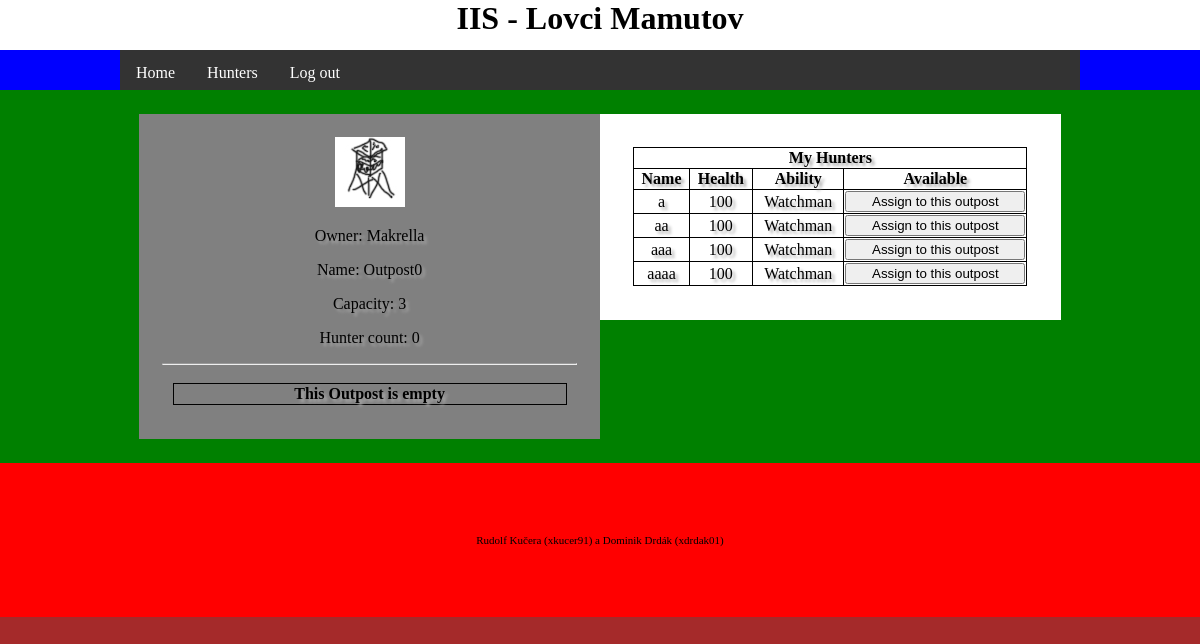
Page /iis/outpost/detail/4 (signed in) on the committed database.
### tables this page shows
CREATE TABLE `outpost` (
  `id` int(11) NOT NULL,
  `outpost` varchar(255) NOT NULL,
  `user` int(11) NOT NULL,
  `capacity` int(11) NOT NULL,
  `hunterCount` int(11) NOT NULL
);

CREATE TABLE `user` (
  `id` int(11) NOT NULL,
  `name` varchar(255) NOT NULL,
  `password` varchar(255) NOT NULL,
  `level` int(11) NOT NULL
);

CREATE TABLE `hunter` (
  `id` int(11) NOT NULL,
  `user` int(11) NOT NULL,
  `name` varchar(255) NOT NULL,
  `health` int(11) NOT NULL,
  `ability` int(11) NOT NULL,
  `available` int(11) NOT NULL
);

CREATE TABLE `ability` (
  `id` int(11) NOT NULL,
  `name` varchar(255) NOT NULL
);

### index.php (called while the page is built, shortened)
<?php
$router = new RouterController();
$router->handle(array($_SERVER['REQUEST_URI']));
$router->writeView();

### model/Db.php (called while the page is built, shortened)
<?php
class Db {
    private static $connection;
    private static $settings = array(
		PDO::ATTR_ERRMODE => PDO::ERRMODE_EXCEPTION,
		PDO::MYSQL_ATTR_INIT_COMMAND => "SET NAMES utf8",
		PDO::ATTR_EMULATE_PREPARES => false,
	);
    public static function connect($host, $user, $password, $database) {
		if (!isset(self::$connection)) {
			self::$connection = @new PDO(
				"mysql:host=$host;dbname=$database",
				$user,
				$password,
				self::$settings
			);
		}
	}
    public static function queryOne($query, $parameters = array()) {
		$result = self::$connection->prepare($query);
		$result->execute($parameters);
		return $result->fetch();
	}
    public static function queryAll($query, $parameters = array()) {
		$result = self::$connection->prepare($query);
		$result->execute($parameters);
		return $result->fetchAll();
	}
    public static function querySingle($query, $parameters = array()) {
		$result = self::queryOne($query, $parameters);
		return $result[0];
	}
}

### model/user.php (called while the page is built, shortened)
<?php
class User {
	private $id;
	private $name;
	public function __construct ($name) {
		$user = Db::queryOne('SELECT * FROM user WHERE name = ?',[$name]);
		if (empty($user)) {
			$this->name = $name;
			$this->level = 1;
		} else {
			$this->id = $user['id'];
			$this->name = $user['name'];
		}
	}
	public function setId() {
		$this->id = Db::querySingle('SELECT id FROM user WHERE name = ?', [$this->name]);
	}
	public function getMyHunters() {
		return Db::queryAll('SELECT * FROM hunter WHERE user = ?', [$this->id]);
	}
	public static function getUserNameById($id) {
		return Db::querySingle('SELECT name FROM user WHERE id = ?', [$id]);
	}
}

### controller/OutpostController.php (called while the page is built, shortened)
<?php
class OutpostController extends Controller
{
    public function handle($parameters)
    {
        if (isLoggedIn()) {
            $user = new User($_SESSION['user']);
            $user->setId();
            if (isset($parameters[0])) {
                if ($parameters[0] == 'detail') {
                    $outpost = Outpost::getOutpostById($parameters[1]);
                    $this->data['myHunters'] = $user->getMyHunters();
                }
            }
        }
    }
}

### controller/RouterController.php (called while the page is built, shortened)
<?php
class RouterController extends Controller
{
	protected $controller;
	private function dashToCamelCase($text)
	{
		$word = str_replace('-', ' ', $text);
		$word = ucwords($word);
		$word = str_replace(' ', '', $word);
		return $word;
	}
	private function parseURL($url)
	{
        $parsedURL = parse_url($url);
		$parsedURL["path"] = ltrim($parsedURL["path"], "/");
		$parsedURL["path"] = trim($parsedURL["path"]);
		$splitPath = explode("/", $parsedURL["path"]);
		return $splitPath;
	}
    public function handle($parameters)
    {
		$parsedURL = $this->parseURL($parameters[0]);
		$iis = array_shift($parsedURL);
		$controllerClass = $this->dashToCamelCase(array_shift($parsedURL)) . 'Controller';
		if (file_exists('controller/' . $controllerClass . '.php'))
			$this->controller = new $controllerClass;
		else
			$this->redirect('iis/error');
        $this->controller->handle($parsedURL);
    }
}

### model/outpost.php (called while the page is built, shortened)
<?php
class Outpost {
	public static function getOutpostById($id) {
		return Db::queryOne('SELECT * FROM outpost WHERE id = ?', [$id]);
	}
}

### model/ability.php (called while the page is built, shortened)
<?php
class Ability {
	public static function getAbilityName($id) {
		return Db::querySingle('SELECT name FROM ability WHERE id = ?', [$id]);
	}
}

### view/outpost.phtml (the view, shortened to what this page needs)
<div class="left">
	<img src="iis/img/outpost.jpg">
	<p>Owner: <?= User::getUserNameById($outpost['user']); ?></p>
	<p>Name: <?= $outpost['outpost']; ?></p>
	<p>Capacity:  <?= $outpost['capacity']; ?></p>
	<p>Hunter count:  <?= $outpost['hunterCount']; ?></p>
	<hr>
	<?php if (!empty($outpostHunters)) : ?>
		<table id="availableHunters">
			<tr>
				<th colspan="4">
					Hunters at this outpost
				</th>
			</tr>
			<tr>
				<th>Name</th>
				<th>Health</th>
				<th>Ability</th>
				<th>Available</th>
			</tr>
			<?php foreach ($outpostHunters as $hunter):?>
				<tr>
					<td><?= $hunter['name'] ?></td>
					<td><?= $hunter['health'] ?></td>
					<td><?= Ability::getAbilityName($hunter['ability']) ?></td>
					<td>
					<form method="POST">
							<input type="hidden" name="removeHunter" value="<?= $hunter['id'] ?>">
							<input type="submit" value="Remove from this outpost"/>
						</form>
					</td>
				</tr>
			<?php endforeach; ?>
		</table>
	<?php else : ?>
		<table id="availableHunters">
			<tr><th>This Outpost is empty</th></tr>
		</table>
	<?php endif; ?>
</div>
<div class="right">
	<table id="availableHunters">
		<tr>
			<th colspan="4">
				My Hunters
			</th>
		</tr>
		<tr>
			<th>Name</th>
			<th>Health</th>
			<th>Ability</th>
			<th>Available</th>
		</tr>
		<?php foreach ($myHunters as $hunter):?>
			<tr>
				<td><?= $hunter['name'] ?></td>
				<td><?= $hunter['health'] ?></td>
				<td><?= Ability::getAbilityName($hunter['ability']) ?></td>
				<td>
					<?php if ($hunter['available'] == 1) : ?>
						<form method="POST">
							<input type="submit" value="Assign to this outpost"/>
						</form>
					<?php else : ?>
						Unavailable
					<?php endif; ?>
				</td>
			</tr>
		<?php endforeach; ?>
	</table>
</div>

### css/style.css (style rules this page uses)
html { height: 100%; width: 100%; margin: 0; padding: 0; }
body { background-color: brown; width: 100%; margin: 0; padding: 0; min-height: 100%; float: left; }

### css/start.css (style rules this page uses)
.left { float: left; width: 45%; padding: 2.5%; background-color: gray; }
.right { float: right; width: 45%; padding: 2.5%; background-color: white; }
.left, .right { text-align: center; }
.left input, .right input { margin: auto; content:''; display: block; width: 50%; }

### css/outpost.css (style rules this page uses)
#availableHunters, #availableHunters td, #availableHunters th { border-collapse: collapse; border: 1px solid black; }
#availableHunters { width: 95%; margin: 2.5%; text-align: center; float: left; }
#availableHunters input { width: 180px; }
#availableHunters td:nth-child(4) { width: 180px; }

### rows in the picture
outpost: user.name "Makrella", outpost "Outpost0", capacity "3", hunterCount "0"
hunter: name "a", health "100", ability.name "Watchman"
hunter: name "aa", health "100", ability.name "Watchman"
hunter: name "aaa", health "100", ability.name "Watchman"
hunter: name "aaaa", health "100", ability.name "Watchman"
